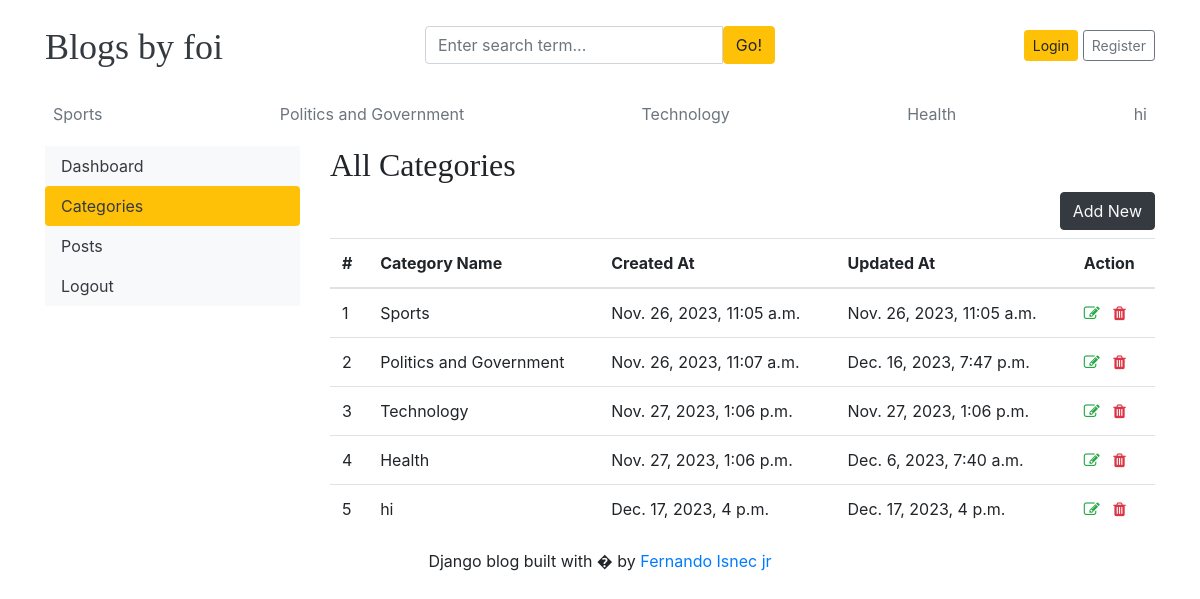
/dashboard/categories/, run on the app's committed database.
### blogs/models.py (models this page shows)
class Category(models.Model):
    category_name =models.CharField(max_length=50,unique=True)
    created_at = models.DateTimeField(auto_now_add=True)
    updated_at =models.DateTimeField(auto_now=True)
    class Meta:
        verbose_name_plural ='categories'
    def __str__(self):
        return self.category_name

### dashboards/views.py (the view)
# urls.py: path('categories/', views.categories, name = 'categories'),
def categories(request):
    return render(request,'dashboard/categories.html')

### blogs/context_processors.py (called while the page is built)
def get_categories(request):
    categories = Category.objects.all()
    return dict(categories = categories)

def get_social_links(request):
    social_links = SocialLink.objects.all
    return dict(social_links = social_links)

### templates/dashboard/categories.html (shortened to what this page needs)
{% extends 'base.html' %}
{% block content %}
<div class = "row">
    {% include 'dashboard/sidebar.html' %}
    <div class = "col-md-9">
        <h2>All Categories</h2>
        <a href ="{% url 'add_category' %}" class ="btn btn-dark text-light float-right mb-2">Add New</a>
        <table class="table table-hover">
            <thead>
              <tr>
                <th >#</th>
                <th>Category Name</th>
                <th>Created At </th>
                <th>Updated At</th>
                <th>Action</th>
              </tr>
            </thead>
            <tbody>
            {% for cat in categories %}
              <tr>
                <td>{{ forloop.counter}}</td>
                <td>{{ cat }}</td>
                <td>{{cat.created_at}}</td>
                <td>{{cat.updated_at}}</td>
                <td>
                    <a href ="{% url 'edit_category' cat.id %}"><i class="fa fa-edit text-success"></i></a>
                    <a href ="{% url 'delete_category' cat.id %}"><i class="fa fa-trash text-danger"></i></a>
                </td>
              </tr>
            {% endfor %}
            </tbody>
          </table>
       </div>
   </div>
{% endblock %}

### templates/base.html (shortened to what this page needs)
{% load static %}
<!DOCTYPE html>
<html lang="en">
<head>
    <link href="https://getbootstrap.com/docs/4.0/dist/css/bootstrap.min.css" rel="stylesheet">
    <link href="{% static 'css/blog.css' %}" rel="stylesheet">
    <link rel="stylesheet" href="https://cdnjs.cloudflare.com/ajax/libs/font-awesome/4.7.0/css/font-awesome.min.css">
  </head>
<body>
    <div class="container">
      <header class="blog-header py-3">
        <div class="row flex-nowrap justify-content-between align-items-center">
          <div class="col-4 pt-1">
            <a class="blog-header-logo text-dark" href="/">Blogs by foi</a>
          </div>
        <div class = "col-4">
          <form action ="{% url 'search' %}" method = "GET">
            <div class="input-group">
              <input class="form-control" type="text" name ="keyword" value = "{{keyword}}" placeholder="Enter search term..." aria-label="Enter search term..." aria-describedby="button-search" />
              <button type = "submit" class="btn btn-warning" id="button-search" type="button">Go!</button>
          </div>
        </form>
      </div>
      <div class="col-4 d-flex justify-content-end align-items-center">
        {% if  not user.is_authenticated %}
            <a class="btn btn-sm btn-warning" href="{% url 'login' %}">Login </a> &nbsp;
            <a class="btn btn-sm btn-outline-secondary" href="{% url 'register'%}">Register</a>
            {% else %}
            <span><a href = "{% url 'dashboard' %}">Dashboard</a></span>
            &emsp;
            <span ><a href ="{% url 'logout' %}">Logout</a></span>
            {% endif %}
          </div>
        </div>
      </header>
      <div class="nav-scroller py-1 mb-2">
        <nav class="nav d-flex justify-content-between">
          {% for cat in  categories %}
          <a class="p-2 text-muted" href= "{% url 'posts_by_category' cat.id %}">{{ cat.category_name }}</a>
          {% endfor %}
        </nav>
    </div>
{%block content%}
{% endblock %}
<div>
  <footer class="blog-footer ">
    <p>Django blog built with � by <a href="#">Fernando Isnec jr </a></p>
   </footer>
  </div>
</body>
</html>

### templates/dashboard/sidebar.html (shortened to what this page needs)
<div class = "col-md-3">
    <div class ="nav flex-column nav-pills bg-light" aria-orienation = "vertical">
        <a href ="{% url 'dashboard' %}" class = "nav-link text-dark {% if '/dashboard/' == request.path %}bg-warning {% endif %}">Dashboard</a>
        <a href ="{% url 'categories' %}" class ="nav-link text-dark {% if '/categories/' in request.path %}bg-warning{% endif %}">Categories</a>
        <a href ="{% url 'posts' %}" class = "nav-link text-dark {% if '/posts/' in request.path %}bg-warning{% endif %}">Posts</a>
        <a href ="" class = "nav-link text-dark">Logout</a>
    </div>
</div>

### blog_main/static/css/blog.css (style rules this page uses)
.blog-header-logo { font-family: "Playfair Display", Georgia, "Times New Roman", serif; font-size: 2.25rem; }
h1, h2, h3, h4, h5, h6 { font-family: "Playfair Display", Georgia, "Times New Roman", serif; }

### templates/base.html (style rules this page uses)
footer { text-align: center; }

### data on the page
Category: category_name "Sports", created_at "Nov. 26, 2023, 11:05 a.m.", updated_at "Nov. 26, 2023, 11:05 a.m."
Category: category_name "Politics and Government", created_at "Nov. 26, 2023, 11:07 a.m.", updated_at "Dec. 16, 2023, 7:47 p.m."
Category: category_name "Technology", created_at "Nov. 27, 2023, 1:06 p.m.", updated_at "Nov. 27, 2023, 1:06 p.m."
Category: category_name "Health", created_at "Nov. 27, 2023, 1:06 p.m.", updated_at "Dec. 6, 2023, 7:40 a.m."
Category: category_name "hi", created_at "Dec. 17, 2023, 4 p.m.", updated_at "Dec. 17, 2023, 4 p.m."
